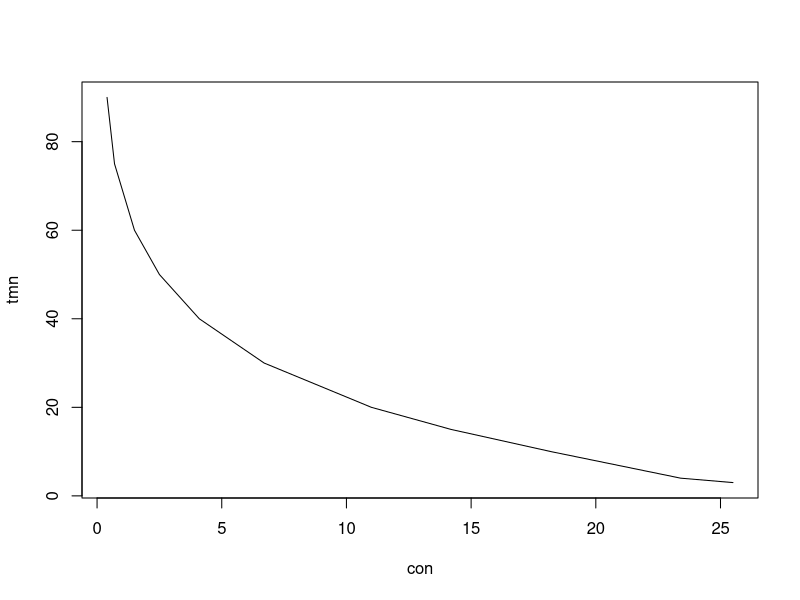
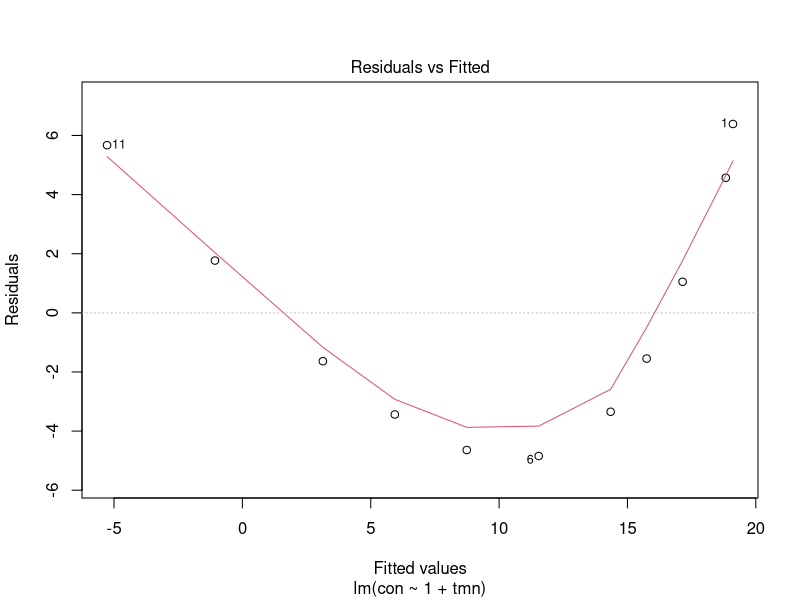
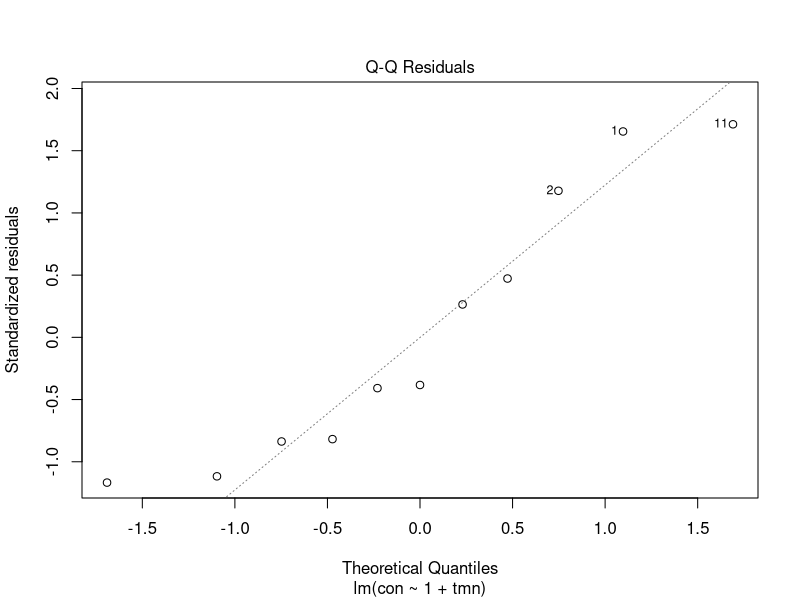
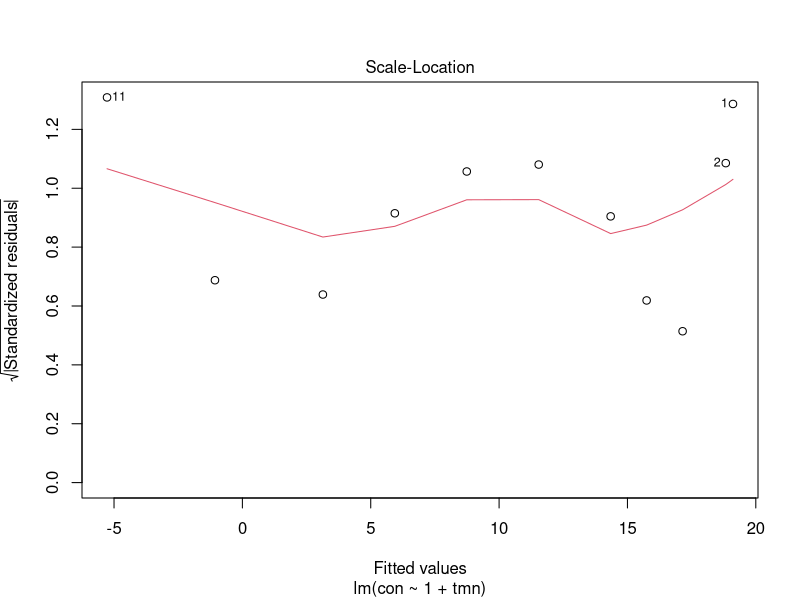
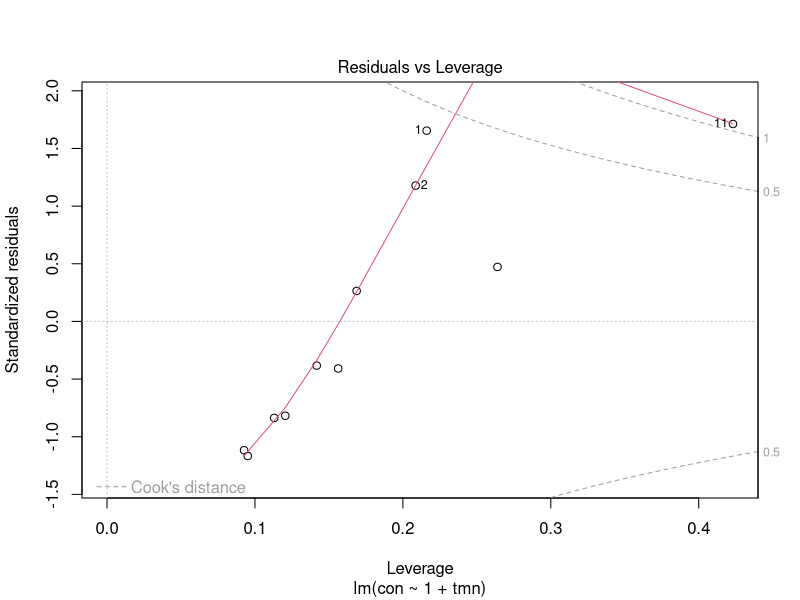
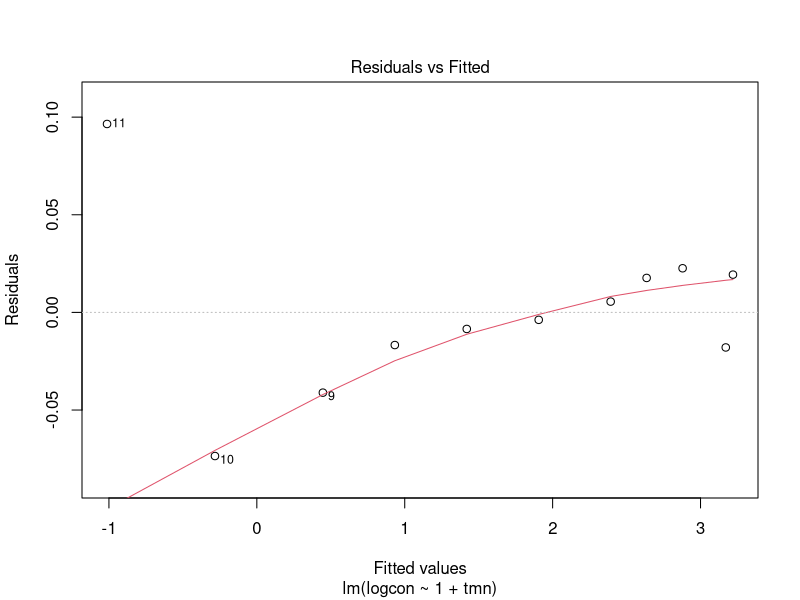
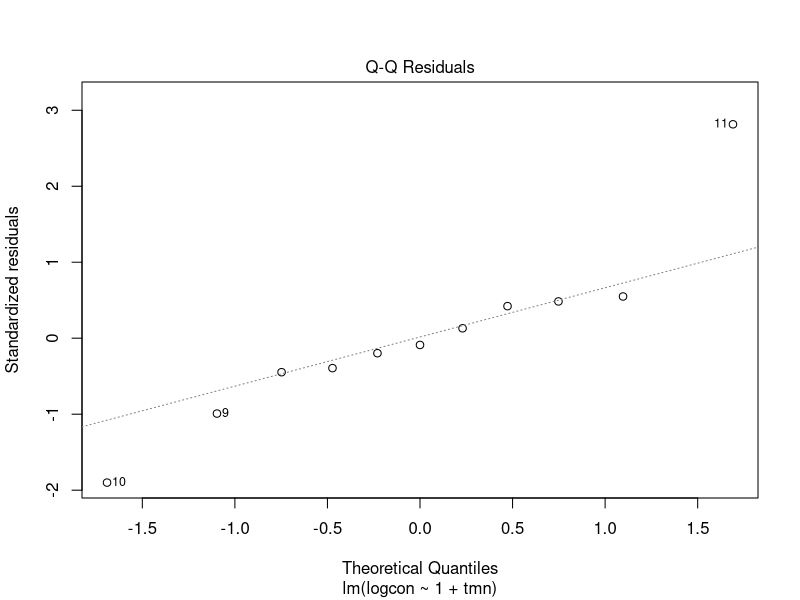
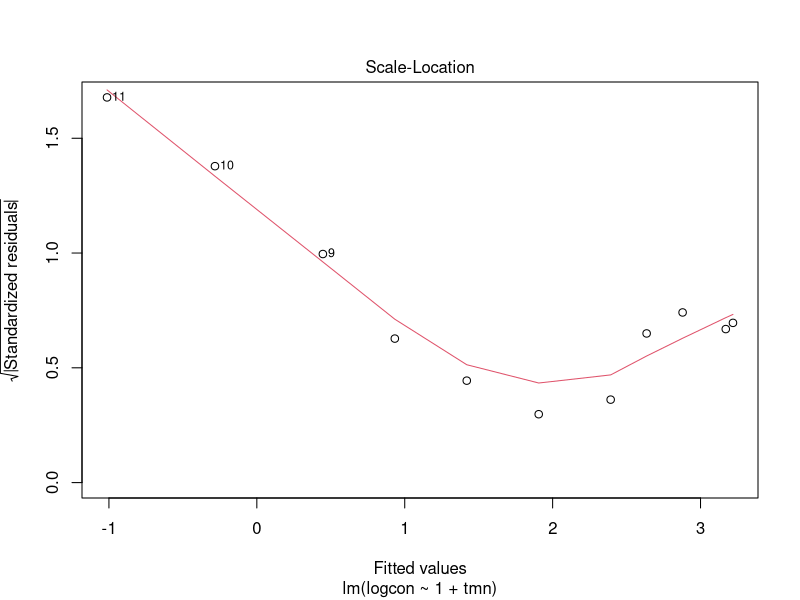

Reproduce these figures in R, in order.
#Transformaciones
#tiempo 
#concentracion

tmn=c(3,4,10,15,20,30,40,50,60,75,90)
con=c(25.5,23.4,18.2,14.2,11,6.7,4.1,2.5,1.5,0.7,0.4)

plot(con,tmn, type="l")
cor(con,tmn)

ester=cbind(tmn,con)
ester

ester=as.data.frame(ester)
cor(ester)
#sin transformacion

ajuste_lineal=lm(con~1+tmn, data=ester) 
ajuste_lineal#y=beta0+beta1*x
#ajuste2=lm(demoxi~ -1 + redsol, data=tabdat) #y=beta1*x

summary(ajuste_lineal)

plot(ajuste_lineal)



#transformada, es una relacion exponencial, va mejor un logaritmo

logcon=log(con)
logcon

ester=cbind(tmn,con,logcon)
ester


ester=as.data.frame(ester)
ester

ajuste2=lm(logcon~1+tmn, data=ester)
ajuste2


summary(ajuste2)
plot(ajuste2)

#resultados-regresar(destransformar)

#exp(logcon=con=exp(3.3652700-0.0486451 tmn))



